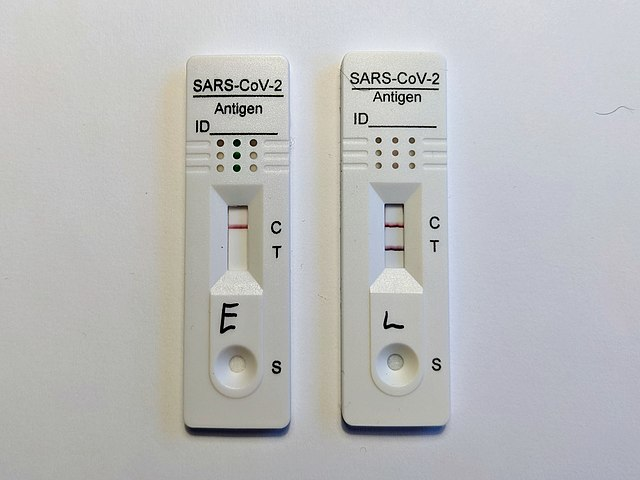
#> input picture detect negative in both result/Lateral_flow_covid_19_negative_and_positive_test.jpg, 640 x 480 px
$ python 'detect bounding area test2 .py'
#> lines starting #> are read from the running program, lines starting #| are printed output that depends on the picture
import numpy as np
import cv2

img = cv2.resize(cv2.imread('Lateral_flow_covid_19_negative_and_positive_test.jpg', 0), (0, 0), fx=0.8, fy=0.8)
#> img: shape (384, 512); min 0, max 244, mean 186.9
template = cv2.resize(cv2.imread('negatif_result.jpg', 0), (0, 0), fx=0.8, fy=0.8)
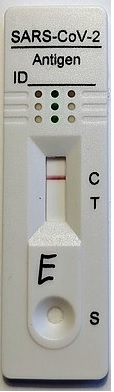
#> input picture detect negative in both result/negatif_result.jpg, 114 x 392 px
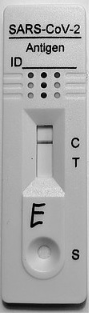
#> template: shape (314, 91); min 0, max 255, mean 170.8
h, w = template.shape
#> h = 314; w = 91

methods = [cv2.TM_CCOEFF, cv2.TM_CCOEFF_NORMED, cv2.TM_CCORR,
            cv2.TM_CCORR_NORMED, cv2.TM_SQDIFF, cv2.TM_SQDIFF_NORMED]

for method in methods:
    img2 = img.copy()

    result = cv2.matchTemplate(img2, template, method)
    min_val, max_val, min_loc, max_loc = cv2.minMaxLoc(result)
    if method in [cv2.TM_SQDIFF, cv2.TM_SQDIFF_NORMED]:
        location = min_loc
    else:
        location = max_loc

    bottom_right = (location[0] + w, location[1] + h)
    cv2.rectangle(img2, location, bottom_right, 80, 5)
    cv2.imshow('Match', img2)
    cv2.waitKey(0)
    cv2.destroyAllWindows()
#> this loop made 6 passes
#> (min_val, max_val, min_loc, location, bottom_right) on passes 1 to 4: (-3292029, 43478548, (113, 63), (146, 39), (237, 353)), (-0.0847, 0.937, (112, 63), (146, 39), (237, 353)), (806080128, 976438656, (135, 63), (355, 0), (446, 314)), (0.946, 0.997, (135, 63), (146, 39), (237, 353))
#> (min_val, max_val, max_loc, location, bottom_right) on passes 5 to 6: (5926528, 92448064, (135, 63), (146, 39), (237, 353)), (0.00679, 0.109, (135, 63), (146, 39), (237, 353))
#> pass 1, `result = cv2.matchTemplate(img2, template, method)`:
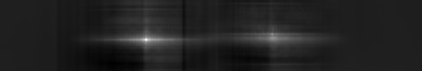
#> result: shape (71, 422) float32; min -3292029, max 43478548, mean 2971663.5; drawn with min black and max white
#> pass 1, `cv2.imshow('Match', img2)`:
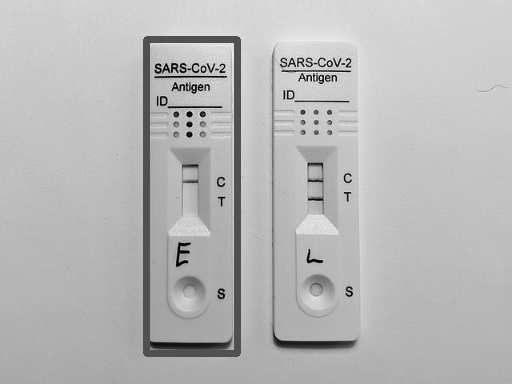
#> window 'Match': shape (384, 512); min 0, max 244, mean 183.7
#> pass 2, `result = cv2.matchTemplate(img2, template, method)`:
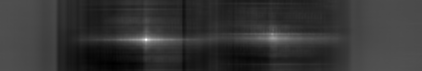
#> result: shape (71, 422) float32; min -0.0847, max 0.937, mean 0.128; drawn with min black and max white
#> pass 3, `result = cv2.matchTemplate(img2, template, method)`:
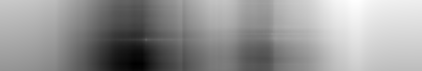
#> result: shape (71, 422) float32; min 806080128, max 976438656, mean 906313280; drawn with min black and max white
#> after the loop:
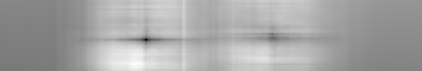
#> result: shape (71, 422) float32; min 0.00679, max 0.109, mean 0.0731; drawn with min black and max white
